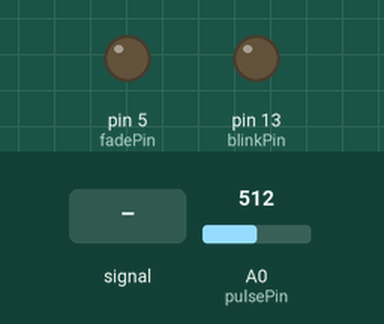
Simulated run of this sketch. Board: Arduino Uno, built with avr-gcc and run on an emulated ATmega328P. On the bench: output pins drawn as LEDs (lit = HIGH). Inputs (shaded band) come from the test bench; at power-on: A0 (pulsePin) = 512. What the sketch prints to the serial monitor is not drawn.

Above: at 1.2 s.
1.3 s: A0 (pulsePin) fed a 200 Hz sine of ±81 counts around its level
At 1.71 s:
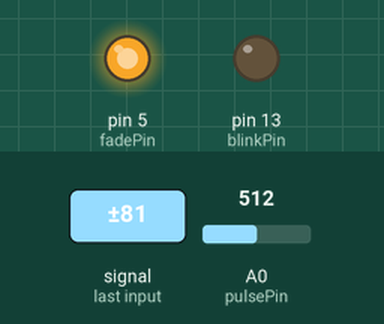
4.3 s: A0 (pulsePin) set to 529
At 5.4 s:
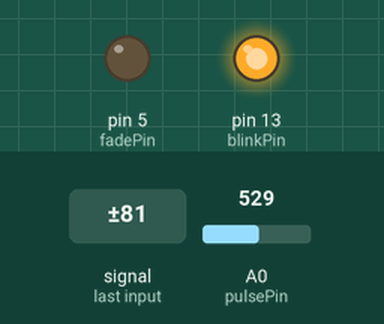
6.1 s: A0 (pulsePin) fed a 2 Hz sine of ±306 counts around its level
At 8.28 s:
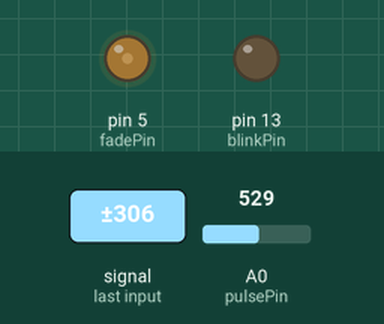
9.1 s: A0 (pulsePin) set to 716
At 9.25 s:
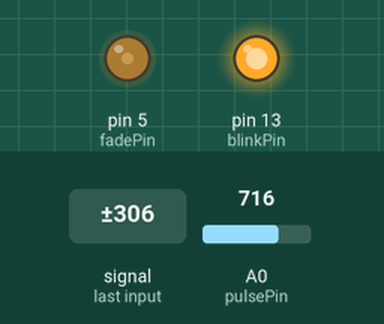
10.8 s: A0 (pulsePin) set to 511
At 11.8 s:
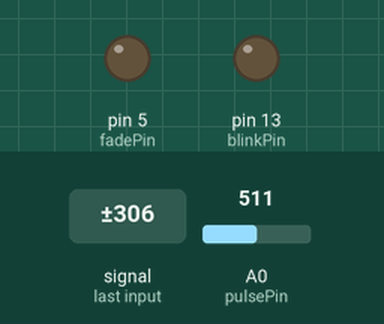
Timing chart, 0 to 13.3 s (numbered marks = the images above; inputs shaded):
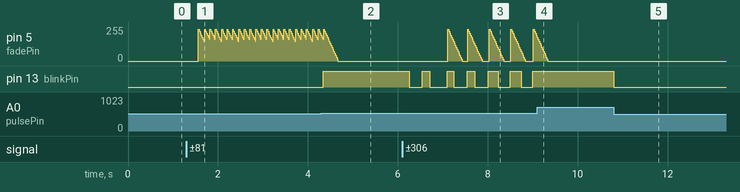

Measured:
- the behaviour switches between 512 and 513 on A0 (pulsePin) (found by bisection; images 1 and 2)
- after the input at 1.3 s, pin 5 (fadePin): ramps from 240/255 to 150/255 and jumps back, once every 0.12 s
- after the input at 4.3 s, pin 13 (blinkPin): LOW → HIGH after 0.05 s
- after the input at 9.1 s, pin 5 (fadePin): goes on until 9.3 s, then stays 0/255; pin 13 (blinkPin): stops changing and stays HIGH
- after the input at 10.8 s, pin 13 (blinkPin): HIGH → LOW at once

The sketch:

Pulse_Sensor.ino
```cpp
//Author: Pepe Torrejón Rodríguez
//FYP: Health Wristband

int pulsePin = 0;                 // Pulse Sensor purple wire - A0
int blinkPin = 13;                // Pin to blink LED at each heart beat
int fadePin = 5;                  // Pin to do some fade at each heart beat
int fadeRate = 0;                 // Faderate for LEDs


volatile int BPM;                   // Store the pulse rate
volatile int Signal;                // Store the raw data
volatile int IBI = 600;             // Store the time between two beats
volatile boolean signal_flag = false;        // If there's heart beat, true; false if it's not.
volatile boolean Pulse = false;
char blueToothVal;
char lastValue;


void setup(){
  pinMode(blinkPin,OUTPUT);
  pinMode(fadePin,OUTPUT);
  Serial.begin(9600);             // Serial communication begins
  interruptSetup();                 // sets up to read Pulse Sensor signal every 2mS
}

void loop(){

  //Send 'Signal' to any Android Device connected via Bluetooth
  if(signal_flag == true){

     fadeRate = 255; // Set 'fadeRate' Variable to 255 to fade LED with pulse
     if(Serial.available()){blueToothVal = Serial.read();} //If there's any Serial device connected, read the Serial flow

	Serial.print("#");
        Serial.print(BPM); //Print the pulse rate
	Serial.print("~");

     signal_flag = false;//Reset the flag
  }
  ledFadeToBeat();
  delay(20);                             //Just to take some time between each heart beat
}


void ledFadeToBeat(){
    fadeRate -= 15;                         //  Set the fade value for LEDs
    fadeRate = constrain(fadeRate,0,255);   //  Constrain makes any number to be in that value range
    analogWrite(fadePin,fadeRate);          //  Blink Led
  }
```

Interrupt.ino
```cpp
//Author: Pepe Torrejon Rodriguez
//This file was taken from www.pulsesensor.com

volatile int rate[10];                    // array to hold last ten IBI values
volatile unsigned long sampleCounter = 0;          // used to determine pulse timing
volatile unsigned long lastBeatTime = 0;           // used to find IBI
volatile int P =512;                      // used to find peak in pulse wave, seeded
volatile int T = 512;                     // used to find trough in pulse wave, seeded
volatile int thresh = 525;                // used to find instant moment of heart beat, seeded
volatile int amp = 100;                   // used to hold amplitude of pulse waveform, seeded
volatile boolean firstBeat = true;        // used to seed rate array so we startup with reasonable BPM
volatile boolean secondBeat = false;      // used to seed rate array so we startup with reasonable BPM


void interruptSetup(){
  // Initializes Timer2 to throw an interrupt every 2mS.
  TCCR2A = 0x02;     // DISABLE PWM ON DIGITAL PINS 3 AND 11, AND GO INTO CTC MODE
  TCCR2B = 0x05;     // DON'T FORCE COMPARE, 256 PRESCALER
  OCR2A = 0X7C;      // SET THE TOP OF THE COUNT TO 124 FOR 500Hz SAMPLE RATE
  TIMSK2 = 0x02;     // ENABLE INTERRUPT ON MATCH BETWEEN TIMER2 AND OCR2A
  sei();             // MAKE SURE GLOBAL INTERRUPTS ARE ENABLED
}


// THIS IS THE TIMER 2 INTERRUPT SERVICE ROUTINE.
// Timer 2 makes sure that we take a reading every 2 miliseconds
ISR(TIMER2_COMPA_vect){                         // triggered when Timer2 counts to 124
  cli();                                      // disable interrupts while we do this
  Signal = analogRead(pulsePin);              // read the Pulse Sensor
  sampleCounter += 2;                         // keep track of the time in mS with this variable
  int N = sampleCounter - lastBeatTime;       // monitor the time since the last beat to avoid noise

    //  find the peak and trough of the pulse wave
  if(Signal < thresh && N > (IBI/5)*3){       // avoid dichrotic noise by waiting 3/5 of last IBI
    if (Signal < T){                        // T is the trough
      T = Signal;                         // keep track of lowest point in pulse wave
    }
  }

  if(Signal > thresh && Signal > P){          // thresh condition helps avoid noise
    P = Signal;                             // P is the peak
  }                                        // keep track of highest point in pulse wave

  //  NOW IT'S TIME TO LOOK FOR THE HEART BEAT
  // signal surges up in value every time there is a pulse
  if (N > 250){                                   // avoid high frequency noise
    if ( (Signal > thresh) && (Pulse == false) && (N > (IBI/5)*3) ){
      Pulse = true;                               // set the Pulse flag when we think there is a pulse
      digitalWrite(blinkPin,HIGH);                // turn on pin 13 LED
      IBI = sampleCounter - lastBeatTime;         // measure time between beats in mS
      lastBeatTime = sampleCounter;               // keep track of time for next pulse

      if(secondBeat){                        // if this is the second beat, if secondBeat == TRUE
        secondBeat = false;                  // clear secondBeat flag
        for(int i=0; i<=9; i++){             // seed the running total to get a realisitic BPM at startup
          rate[i] = IBI;
        }
      }

      if(firstBeat){                         // if it's the first time we found a beat, if firstBeat == TRUE
        firstBeat = false;                   // clear firstBeat flag
        secondBeat = true;                   // set the second beat flag
        sei();                               // enable interrupts again
        return;                              // IBI value is unreliable so discard it
      }


      // keep a running total of the last 10 IBI values
      word runningTotal = 0;                  // clear the runningTotal variable

      for(int i=0; i<=8; i++){                // shift data in the rate array
        rate[i] = rate[i+1];                  // and drop the oldest IBI value
        runningTotal += rate[i];              // add up the 9 oldest IBI values
      }

      rate[9] = IBI;                          // add the latest IBI to the rate array
      runningTotal += rate[9];                // add the latest IBI to runningTotal
      runningTotal /= 10;                     // average the last 10 IBI values
      BPM = 60000/runningTotal;               // how many beats can fit into a minute? that's BPM!
      signal_flag = true;                              // set Quantified Self flag
      // QS FLAG IS NOT CLEARED INSIDE THIS ISR
    }
  }

  if (Signal < thresh && Pulse == true){   // when the values are going down, the beat is over
    digitalWrite(blinkPin,LOW);            // turn off pin 13 LED
    Pulse = false;                         // reset the Pulse flag so we can do it again
    amp = P - T;                           // get amplitude of the pulse wave
    thresh = amp/2 + T;                    // set thresh at 50% of the amplitude
    P = thresh;                            // reset these for next time
    T = thresh;
  }

  if (N > 2500){                           // if 2.5 seconds go by without a beat
    thresh = 512;                          // set thresh default
    P = 512;                               // set P default
    T = 512;                               // set T default
    lastBeatTime = sampleCounter;          // bring the lastBeatTime up to date
    firstBeat = true;                      // set these to avoid noise
    secondBeat = false;                    // when we get the heartbeat back
  }

  sei();                                   // enable interrupts when youre done!
}// end isr
```
